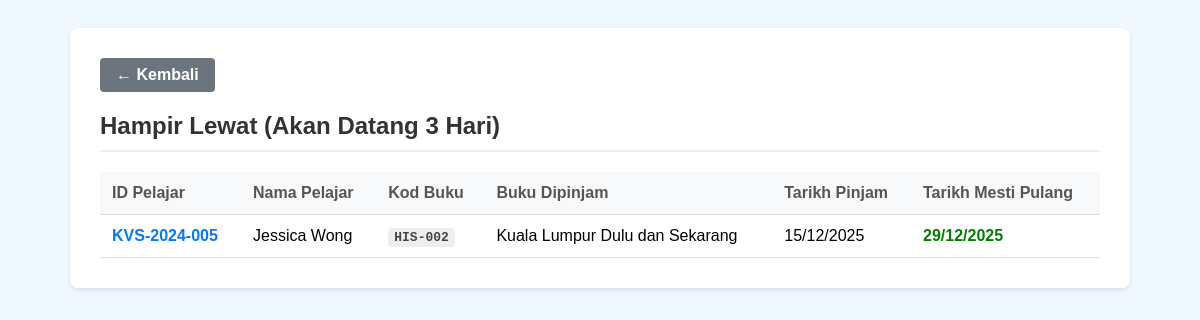
Page /stats_list.php?type=almost_late on the committed database.
### tables this page shows
CREATE TABLE
  `transactions` (
    `trans_id` int (11) NOT NULL,
    `book_id` varchar(20) NOT NULL,
    `reader_id` int (11) NOT NULL,
    `borrow_date` datetime DEFAULT current_timestamp(),
    `due_date` date NOT NULL,
    `return_date` datetime DEFAULT NULL
  );

CREATE TABLE
  `readers` (
    `reader_id` int (11) NOT NULL,
    `student_id` varchar(20) NOT NULL,
    `full_name` varchar(100) NOT NULL,
    `created_at` timestamp NOT NULL DEFAULT current_timestamp()
  );

CREATE TABLE
  `books` (
    `book_id` varchar(20) NOT NULL,
    `title` varchar(255) NOT NULL,
    `category_code` varchar(5) NOT NULL,
    `shelf_location` varchar(50) DEFAULT NULL,
    `is_available` tinyint (1) DEFAULT 1,
    `created_at` timestamp NOT NULL DEFAULT current_timestamp()
  );

### stats_list.php (the view, shortened to what this page needs)
<?php
require 'db.php';
$type = isset($_GET['type']) ? $_GET['type'] : '';
$page_title = "Senarai Transaksi";
$results = [];
switch ($type) {
    case 'almost_late':
        $page_title = "Hampir Lewat (Akan Datang 3 Hari)";
        $sql = "SELECT t.*, r.full_name, r.student_id, b.title, b.book_id FROM transactions t JOIN readers r ON t.reader_id = r.reader_id JOIN books b ON t.book_id = b.book_id WHERE t.return_date IS NULL AND t.due_date BETWEEN CURDATE() AND DATE_ADD(CURDATE(), INTERVAL 3 DAY) ORDER BY t.due_date ASC";
        $results = $conn->query($sql)->fetchAll(PDO::FETCH_ASSOC);
        break;
}
?>
<!DOCTYPE html>
<html lang="en">
<head>
</head>
<body>
    <div class="container">
        <a href="index.php" class="btn-back">← Kembali</a>
        <h2><?php echo htmlspecialchars($page_title); ?></h2>
        <?php if (count($results) > 0): ?>
            <table>
                <?php if ($type == 'top_students'): ?>
                    <thead>
                        <tr>
                            <th>Kedudukan</th>
                            <th>ID Pelajar</th>
                            <th>Nama Pelajar</th>
                            <th>Jumlah Buku Dipinjam</th>
                        </tr>
                    </thead>
                    <tbody>
                        <?php $rank = 1;
                        foreach ($results as $row): ?>
                            <tr>
                                <td><span class="rank">#<?php echo $rank++; ?></span></td>
                                <td><b><?php echo htmlspecialchars($row['student_id']); ?></b></td>
                                <td><?php echo htmlspecialchars($row['full_name']); ?></td>
                                <td><?php echo htmlspecialchars($row['total_loans']); ?> Buku</td>
                            </tr>
                        <?php endforeach; ?>
                    </tbody>
                <?php else: ?>
                    <thead>
                        <tr>
                            <th>ID Pelajar</th>
                            <th>Nama Pelajar</th>
                            <th>Kod Buku</th>
                            <th>Buku Dipinjam</th>
                            <th>Tarikh Pinjam</th>
                            <th>Tarikh Mesti Pulang</th>
                        </tr>
                    </thead>
                    <tbody>
                        <?php foreach ($results as $row):
                            $due = strtotime($row['due_date']);
                            $is_overdue = $due < time() && $row['return_date'] == NULL;
                        ?>
                            <tr>
                                <td style="font-weight:bold; color:#007bff;"><?php echo htmlspecialchars($row['student_id']); ?></td>
                                <td><?php echo htmlspecialchars($row['full_name']); ?></td>
                                <td><span class="book-code"><?php echo htmlspecialchars($row['book_id']); ?></span></td>
                                <td><?php echo htmlspecialchars($row['title']); ?></td>
                                <td><?php echo date('d/m/Y', strtotime($row['borrow_date'])); ?></td>
                                <td class="<?php echo $is_overdue ? 'date-red' : 'date-green'; ?>"><?php echo date('d/m/Y', strtotime($row['due_date'])); ?></td>
                            </tr>
                        <?php endforeach; ?>
                    </tbody>
                <?php endif; ?>
            </table>
        <?php else: ?>
            <p style="text-align:center; color:#777; margin-top:30px;">Tiada rekod dijumpai.</p>
        <?php endif; ?>
    </div>
</body>
</html>

### stats_list.php (style rules this page uses)
body { font-family: sans-serif; background-color: #f0f8ff; padding: 20px; }
.container { max-width: 1000px; margin: 0 auto; background: white; padding: 30px; border-radius: 8px; box-shadow: 0 2px 4px rgba(0, 0, 0, 0.1); }
h2 { margin-top: 0; color: #333; border-bottom: 2px solid #eee; padding-bottom: 10px; }
.btn-back { display: inline-block; text-decoration: none; background-color: #6c757d; color: white; padding: 8px 16px; border-radius: 4px; font-weight: bold; margin-bottom: 20px; }
table { width: 100%; border-collapse: collapse; margin-top: 20px; }
th, td { padding: 12px; text-align: left; border-bottom: 1px solid #ddd; }
th { background-color: #f8f9fa; font-weight: bold; color: #555; }
.date-green { color: green; font-weight: bold; }
.book-code { font-family: monospace; font-weight: bold; color: #444; background: #eee; padding: 2px 6px; border-radius: 4px; }

### rows in the picture
transactions: reader.student_id "KVS-2024-005", reader.full_name "Jessica Wong", book.book_id "HIS-002", book.title "Kuala Lumpur Dulu dan Sekarang", borrow_date "15/12/2025", due_date "29/12/2025"

### other values in the picture
$page_title "Hampir Lewat (Akan Datang 3 Hari)"
